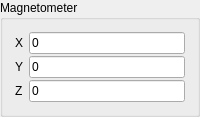
           <widget class="QGroupBox" name="magDisplay">
            <property name="title">
             <string>Magnetometer</string>
            </property>
            <layout class="QVBoxLayout" name="verticalLayout_46">
             <property name="spacing">
              <number>2</number>
             </property>
             <property name="leftMargin">
              <number>12</number>
             </property>
             <property name="topMargin">
              <number>12</number>
             </property>
             <property name="rightMargin">
              <number>12</number>
             </property>
             <property name="bottomMargin">
              <number>12</number>
             </property>
             <item>
              <layout class="QHBoxLayout" name="horizontalLayout_91">
               <property name="spacing">
                <number>6</number>
               </property>
               <item>
                <widget class="QLabel" name="magXLabel">
                 <property name="text">
                  <string>X</string>
                 </property>
                </widget>
               </item>
               <item>
                <widget class="QLineEdit" name="le_Flight_magx">
                 <property name="text">
                  <string>0</string>
                 </property>
                 <property name="readOnly">
                  <bool>true</bool>
                 </property>
                </widget>
               </item>
              </layout>
             </item>
             <item>
              <layout class="QHBoxLayout" name="horizontalLayout_92">
               <property name="spacing">
                <number>6</number>
               </property>
               <item>
                <widget class="QLabel" name="magYLabel">
                 <property name="text">
                  <string>Y</string>
                 </property>
                </widget>
               </item>
               <item>
                <widget class="QLineEdit" name="le_Flight_magy">
                 <property name="text">
                  <string>0</string>
                 </property>
                 <property name="readOnly">
                  <bool>true</bool>
                 </property>
                </widget>
               </item>
              </layout>
             </item>
             <item>
              <layout class="QHBoxLayout" name="horizontalLayout_93">
               <property name="spacing">
                <number>6</number>
               </property>
               <item>
                <widget class="QLabel" name="magZLabel">
                 <property name="text">
                  <string>Z</string>
                 </property>
                </widget>
               </item>
               <item>
                <widget class="QLineEdit" name="le_Flight_magz">
                 <property name="text">
                  <string>0</string>
                 </property>
                 <property name="readOnly">
                  <bool>true</bool>
                 </property>
                </widget>
               </item>
              </layout>
             </item>
            </layout>
           </widget>
